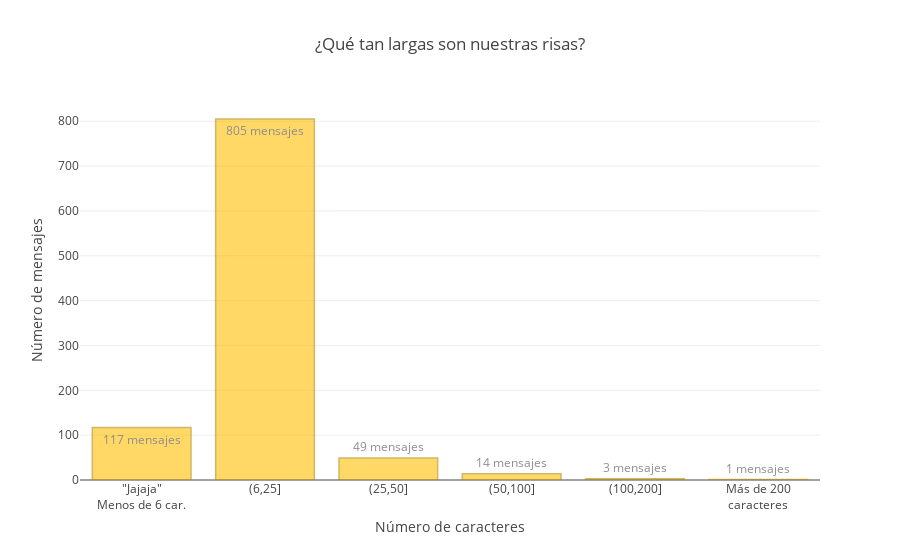

Write notebook code for a chart like this one.
### Code cell
trace = go.Bar(
                x=temp.laugh_length.values,
                y=temp.count_laughs.values,
                text=[f"{count} mensajes" for (lenght,count) in zip(temp.laugh_length.values, temp.count_laughs.values)],
                hoverinfo='text', 
                opacity=0.6,
                marker=dict(color=yellow,
                            line=dict(color=dark_yellow,width=1.5,)
                           ),
                width=.8)

layout = go.Layout(title='¿Qué tan largas son nuestras risas?',
                   xaxis=dict(title='Número de caracteres', 
                              categoryorder='array',
                              categoryarray=buckets_labels),
                   yaxis=dict(title='Número de mensajes'),
                   #width = 900, height=400
                  )

fig = go.Figure(data=[trace], layout=layout)
iplot(fig)

### Figure 1 — Plotly figure (JSON) as saved in the notebook; plotly's stock layout.template omitted (floating-point values rounded to 4 significant figures)
{"data": [{"hoverinfo": "text", "marker": {"color": "rgb(255,191,0)", "line": {"color": "rgb(179,134,0)", "width": 1.5}}, "opacity": 0.6, "text": ["805 mensajes", "117 mensajes", "49 mensajes", "14 mensajes", "3 mensajes", "1 mensajes"], "type": "bar", "width": 0.8, "x": ["(6,25]", "\"Jajaja\"<br>Menos de 6 car.", "(25,50]", "(50,100]", "(100,200]", "Más de 200<br>caracteres"], "y": [805, 117, 49, 14, 3, 1]}], "layout": {"title": {"text": "¿Qué tan largas son nuestras risas?"}, "xaxis": {"categoryarray": ["\"Jajaja\"<br>Menos de 6 car.", "(6,25]", "(25,50]", "(50,100]", "(100,200]", "Más de 200<br>caracteres"], "categoryorder": "array", "title": {"text": "Número de caracteres"}}, "yaxis": {"title": {"text": "Número de mensajes"}}}}
